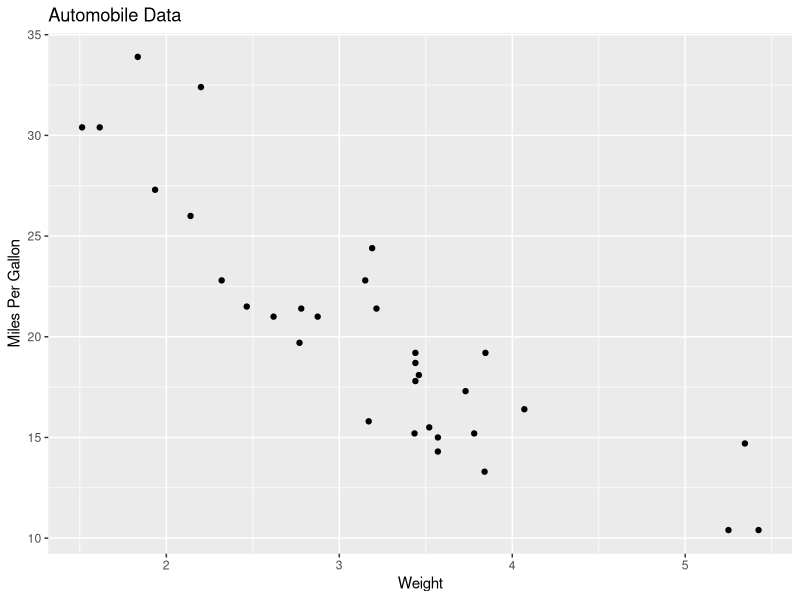
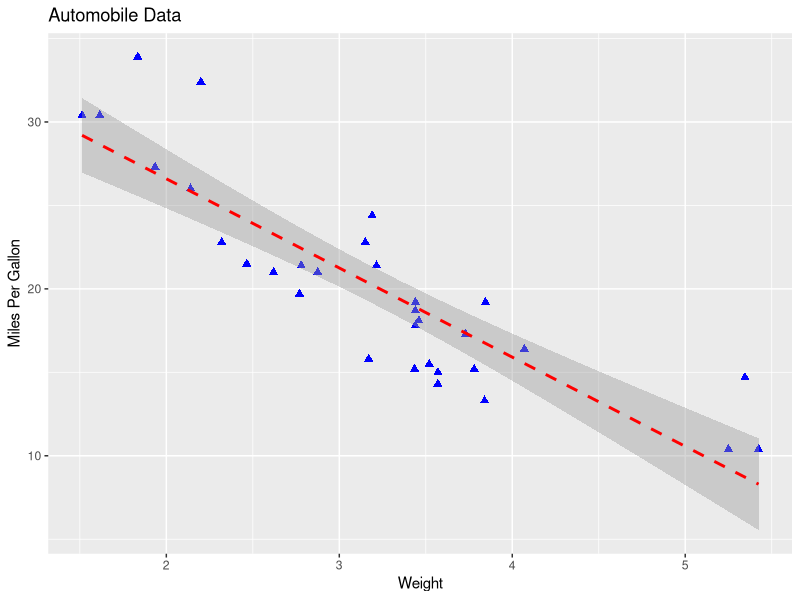
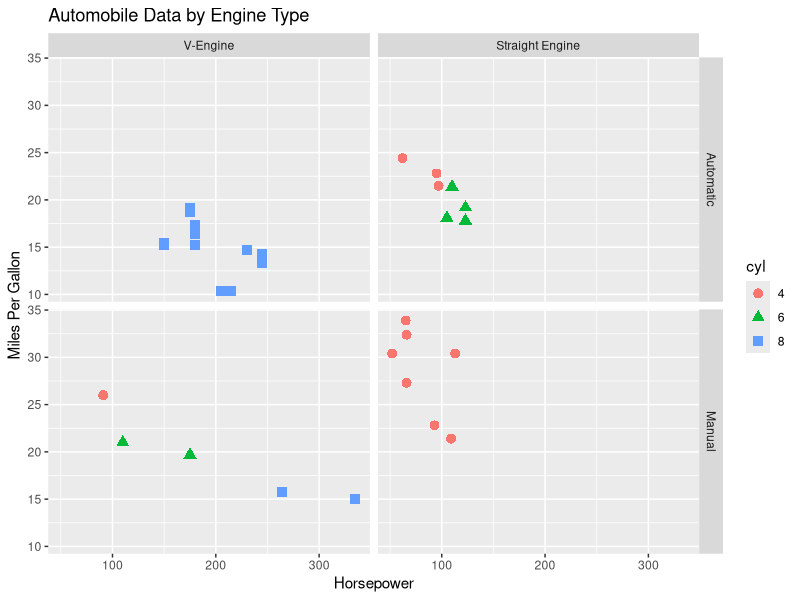
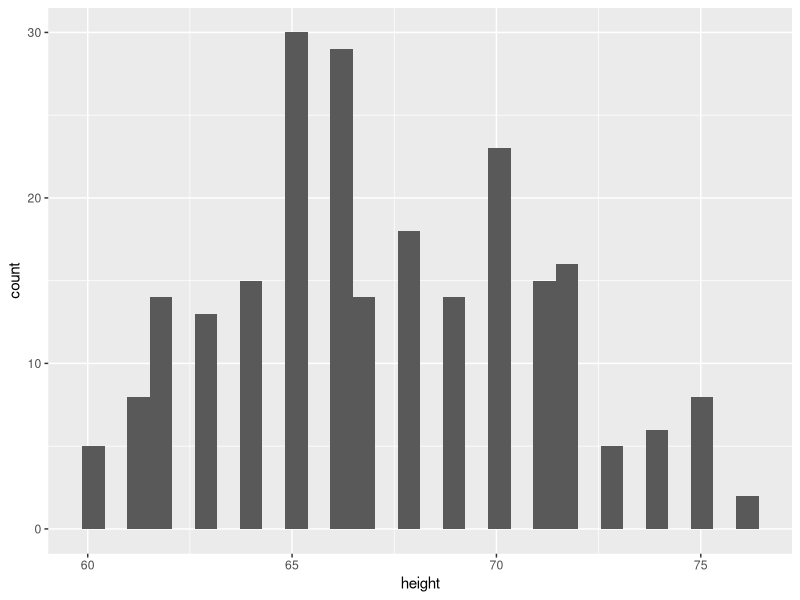
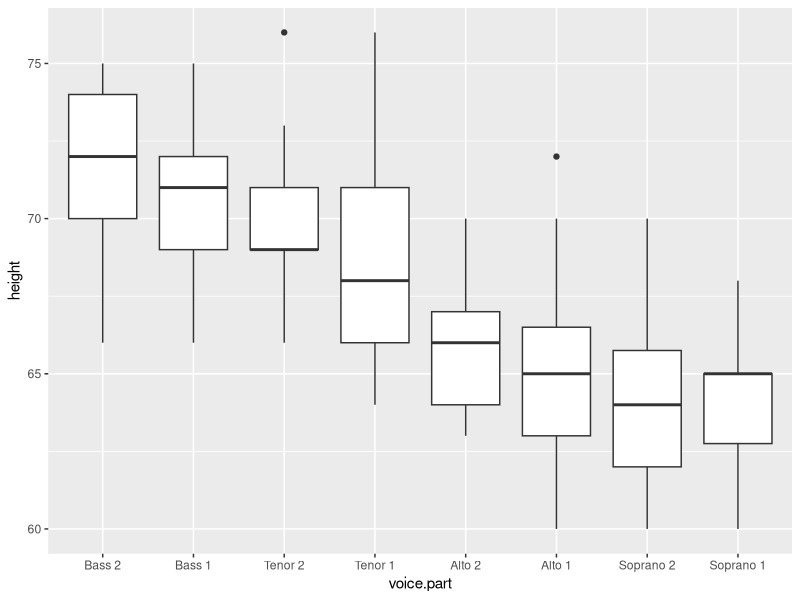

Here is the R script that generated these plots, in order: (Note: this script raises an error after producing the figures.)
library(ggplot2)
ggplot(data=mtcars, aes(x=wt, y=mpg)) +
  geom_point() +
  labs(title="Automobile Data", x="Weight", y="Miles Per Gallon")
#
#
ggplot(data=mtcars, aes(x=wt, y=mpg)) +
  geom_point(pch=17, color="blue", size=2) +
  geom_smooth(method="lm", color="red", linetype=2) +
  labs(title="Automobile Data", x="Weight", y="Miles Per Gallon")
#
mtcars$am <- factor(mtcars$am, levels=c(0,1),
                    labels=c("Automatic", "Manual"))
mtcars$vs <- factor(mtcars$vs, levels=c(0,1),
                    labels=c("V-Engine", "Straight Engine"))
mtcars$cyl <- factor(mtcars$cyl)
#
ggplot(data=mtcars, aes(x=hp, y=mpg,
                        shape=cyl, color=cyl)) +
  geom_point(size=3) +
  facet_grid(am~vs) +
  labs(title="Automobile Data by Engine Type",
       x="Horsepower", y="Miles Per Gallon")
#
library(lattice)
#
data(singer, package = "lattice")

ggplot(singer, aes(x=height)) + geom_histogram()
ggplot(singer, aes(x=voice.part, y=height)) + geom_boxplot()
#
ggplot(Salaries, aes(x=rank, y=salary)) +
  geom_boxplot(fill="cornflowerblue",
               color="black", notch=TRUE)+
  geom_point(position="jitter", color="blue", alpha=.5)+
  geom_rug(side="l", color="black")
#
ggplot(singer, aes(x=voice.part, y=height)) +
  geom_violin(fill="lightblue") +
  geom_boxplot(fill="lightgreen", width=.2)
#
ggplot(data=Salaries, aes(x=salary, fill=rank)) +
  geom_density(alpha=.3)
#
ggplot(Salaries, aes(x=yrs.since.phd, y=salary, color=rank,
                     shape=sex)) + geom_point()
#
ggplot(Salaries, aes(x=rank, fill=sex)) +
  geom_bar(position="stack") + labs(title='position="stack"')
ggplot(Salaries, aes(x=rank, fill=sex)) +
  geom_bar(position="dodge") + labs(title='position="dodge"')
ggplot(Salaries, aes(x=rank, fill=sex)) +
  geom_bar(position="fill") + labs(title='position="fill"')
#
ggplot(Salaries, aes(x=rank, fill=sex))+ geom_bar()
ggplot(Salaries, aes(x=rank)) + geom_bar(fill="red")
ggplot(Salaries, aes(x=rank, fill="red")) + geom_bar()
#
ggplot(data=singer, aes(x=height)) +
  geom_histogram() +
  facet_wrap(~voice.part, nrow=4)
#
ggplot(Salaries, aes(x=yrs.since.phd, y=salary, color=rank,
                     shape=rank)) + geom_point() + facet_grid(.~sex)
#
ggplot(data=singer, aes(x=height, fill=voice.part)) +
  geom_density() +
  facet_grid(voice.part~.)
#
ggplot(data=Salaries, aes(x=yrs.since.phd, y=salary)) +
  geom_smooth() + geom_point()
#
ggplot(data=Salaries, aes(x=yrs.since.phd, y=salary,
                          linetype=sex, shape=sex, color=sex)) +
  geom_smooth(method=lm, formula=y~poly(x,2),
              se=FALSE, size=1) +
  geom_point(size=2)
#
ggplot(data=Salaries, aes(x=rank, y=salary, fill=sex)) +
  geom_boxplot() +
  scale_x_discrete(breaks=c("AsstProf", "AssocProf", "Prof"),
                   labels=c("Assistant\nProfessor",
                            "Associate\nProfessor",
                            "Full\nProfessor")) +
  scale_y_continuous(breaks=c(50000, 100000, 150000, 200000),
                     labels=c("$50K", "$100K", "$150K", "$200K")) +
  labs(title="Faculty Salary by Rank and Sex", x="", y="")
#
ggplot(data=Salaries, aes(x=rank, y=salary, fill=sex)) +
  geom_boxplot() +
  scale_x_discrete(breaks=c("AsstProf", "AssocProf", "Prof"),
                   labels=c("Assistant\nProfessor",
                            "Associate\nProfessor",
                            "Full\nProfessor")) +
  scale_y_continuous(breaks=c(50000, 100000, 150000, 200000),
                     labels=c("$50K", "$100K", "$150K", "$200K")) +
  labs(title="Faculty Salary by Rank and Gender",
       x="", y="", fill="Gender") +
  theme(legend.position=c(.1,.8))
#
ggplot(mtcars, aes(x=wt, y=mpg, size=disp)) +
  geom_point(shape=21, color="black", fill="cornsilk") +
  labs(x="Weight", y="Miles Per Gallon",
       title="Bubble Chart", size="Engine\nDisplacement")
#
ggplot(housing.df, aes(x=LSTAT, y=MEDV, size=CRIM)) +
  geom_point(shape=21, color="black", fill="cornsilk") +
  labs(x="LSTAT", y="MEDV",
       title="Bubble Chart", size="CRIM")
#
ggplot(data=Salaries, aes(x=yrs.since.phd, y=salary, color=rank)) +
  scale_color_manual(values=c("orange", "olivedrab", "navy")) +
  geom_point(size=2)
#
mytheme <- theme(plot.title=element_text(face="bold.italic",
                                         size="14", color="brown"),
                 axis.title=element_text(face="bold.italic",
                                         size=10, color="brown"),
                 axis.text=element_text(face="bold", size=9,
                                        color="darkblue"),
                 panel.background=element_rect(fill="white",
                                               color="darkblue"),
                 panel.grid.major.y=element_line(color="grey",
                                                 linetype=1),
                 panel.grid.minor.y=element_line(color="grey",
                                                 linetype=2),
                 panel.grid.minor.x=element_blank(),
                 legend.position="top")
ggplot(Salaries, aes(x=rank, y=salary, fill=sex)) +
  geom_boxplot() +
  labs(title="Salary by Rank and Sex", x="Rank", y="Salary") +
  mytheme
#
p1 <- ggplot(data=Salaries, aes(x=rank)) + geom_bar()
p2 <- ggplot(data=Salaries, aes(x=sex)) + geom_bar()
p3 <- ggplot(data=Salaries, aes(x=yrs.since.phd, y=salary)) + geom_point()
install.packages("gridExtra")
library(gridExtra)
grid.arrange(p1, p2, p3, ncol=3)
